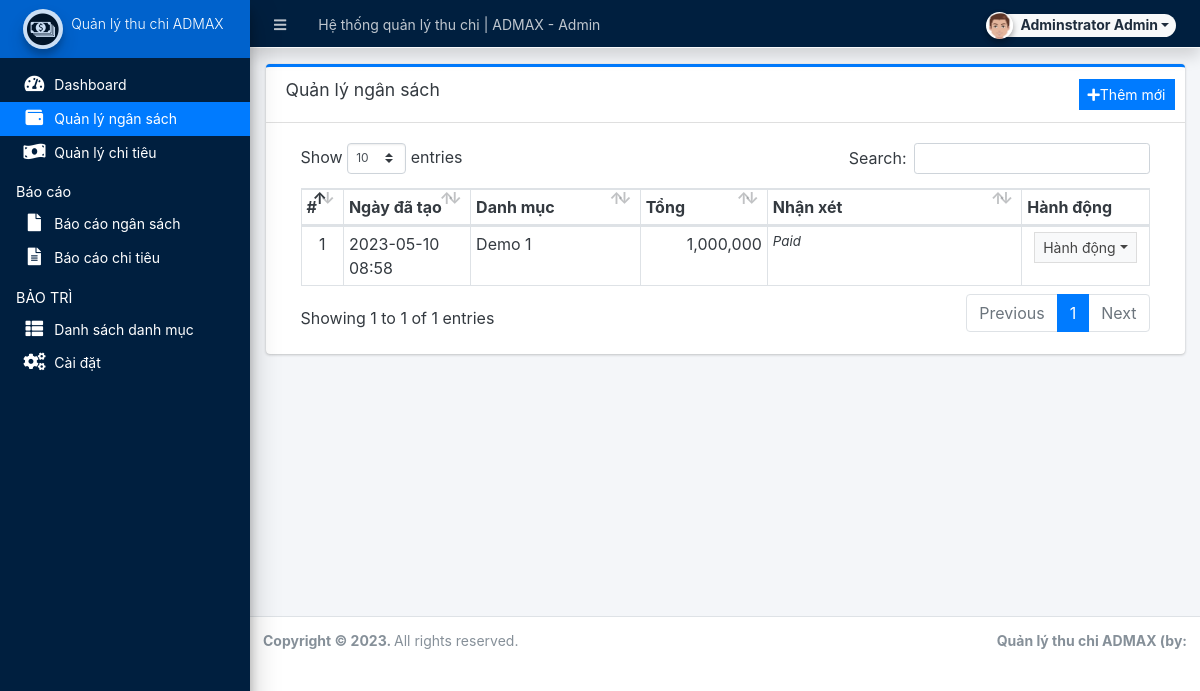
The page /admin/?page=budget (signed in) on the database its author committed.
### tables this page shows
CREATE TABLE `running_balance` (
  `id` int(30) NOT NULL,
  `balance_type` tinyint(1) NOT NULL COMMENT '1=budget, 2=expense',
  `category_id` int(30) NOT NULL,
  `amount` float NOT NULL,
  `remarks` text NOT NULL,
  `user_id` text NOT NULL,
  `date_created` datetime NOT NULL DEFAULT current_timestamp(),
  `date_updated` datetime DEFAULT NULL ON UPDATE current_timestamp()
);

CREATE TABLE `categories` (
  `id` int(30) NOT NULL,
  `category` varchar(250) NOT NULL,
  `description` text DEFAULT NULL,
  `status` tinyint(1) NOT NULL DEFAULT 1,
  `balance` float NOT NULL DEFAULT 0,
  `date_created` datetime NOT NULL DEFAULT current_timestamp(),
  `date_updated` datetime DEFAULT NULL ON UPDATE current_timestamp()
);

### config.php (called while the page is built, shortened)
<?php
require_once('classes/DBConnection.php');
require_once('classes/SystemSettings.php');
function validate_image($file){
	if(!empty($file)){
		if(is_file(base_app.$file)){
			return base_url.$file;
		}else{
			return base_url.'dist/img/no-image-available.png';
		}
	}else{
		return base_url.'dist/img/no-image-available.png';
	}
}
function isMobileDevice(){
    $aMobileUA = array(
        '/iphone/i' => 'iPhone',
        '/ipod/i' => 'iPod',
        '/ipad/i' => 'iPad',
        '/android/i' => 'Android',
        '/blackberry/i' => 'BlackBerry',
        '/webos/i' => 'Mobile'
    );
    return false;
}
?>

### classes/DBConnection.php (called while the page is built, shortened)
<?php
class DBConnection{
    private $host = DB_SERVER;
    private $username = DB_USERNAME;
    private $password = DB_PASSWORD;
    private $database = DB_NAME;
    public $conn;
    public function __construct(){
        if (!isset($this->conn)) {
            $this->conn = new mysqli($this->host, $this->username, $this->password, $this->database);
        }
    }
}
?>

### classes/SystemSettings.php (called while the page is built, shortened)
<?php
class SystemSettings extends DBConnection{
	function userdata($field = ''){
		if(!empty($field)){
			if(isset($_SESSION['userdata'][$field]))
				return $_SESSION['userdata'][$field];
			else
				return null;
		}else{
			return false;
		}
	}
	function info($field=''){
		if(!empty($field)){
			if(isset($_SESSION['system_info'][$field]))
				return $_SESSION['system_info'][$field];
			else
				return false;
		}else{
			return false;
		}
	}
}
$_settings = new SystemSettings();
?>

### admin/budget/index.php (the view, shortened to what this page needs)
<div class="card card-outline card-primary">
	<div class="card-header">
		<h3 class="card-title">Quản lý ngân sách</h3>
		<div class="card-tools">
			<a href="javascript:void(0)" id="manage_budget" class="btn btn-flat btn-sm btn-primary"><span class="fas fa-plus"></span>Thêm mới</a>
		</div>
	</div>
	<div class="card-body">
		<div class="container-fluid">
        <div class="container-fluid">
			<table class="table table-bordered table-stripped">
				<colgroup>
					<col width="5%">
					<col width="15%">
					<col width="20%">
					<col width="15%">
					<col width="30%">
					<col width="15%">
				</colgroup>
				<thead>
					<tr>
						<th>#</th>
						<th>Ngày đã tạo</th>
						<th>Danh mục</th>
						<th>Tổng</th>
						<th>Nhận xét</th>
						<th>Hành động</th>
					</tr>
				</thead>
				<tbody>
					<?php
					$i = 1;
						$qry = $conn->query("SELECT r.*,c.category,c.balance from `running_balance` r inner join `categories` c on r.category_id = c.id where c.status=1 and r.balance_type = 1 order by unix_timestamp(r.date_created) desc");
						while($row = $qry->fetch_assoc()):
							foreach($row as $k=> $v){
								$row[$k] = trim(stripslashes($v));
							}
                            $row['remarks'] = strip_tags(stripslashes(html_entity_decode($row['remarks'])));
					?>
						<tr>
							<td class="text-center"><?php echo $i++; ?></td>
							<td><?php echo date("Y-m-d H:i",strtotime($row['date_created'])) ?></td>
							<td><?php echo $row['category'] ?></td>
							<td ><p class="m-0 text-right"><?php echo number_format($row['amount']) ?></p></td>
							<td ><p class="m-0 truncate"><?php echo ($row['remarks']) ?></p></td>
							<td align="center">
								 <button type="button" class="btn btn-flat btn-default btn-sm dropdown-toggle dropdown-icon" data-toggle="dropdown">
				                  		Hành động
				                  </button>
							</td>
						</tr>
					<?php endwhile; ?>
				</tbody>
			</table>
		</div>
		</div>
	</div>
</div>

### admin/index.php (shortened to what this page needs)
<?php require_once('../config.php'); ?>
 <!DOCTYPE html>
<html lang="en" class="" style="height: auto;">
<?php require_once('inc/header.php') ?>
  <body class="sidebar-mini layout-fixed control-sidebar-slide-open layout-navbar-fixed sidebar-mini-md sidebar-mini-xs" data-new-gr-c-s-check-loaded="14.991.0" data-gr-ext-installed="" style="height: auto;">
    <div class="wrapper">
     <?php require_once('inc/topBarNav.php') ?>
     <?php require_once('inc/navigation.php') ?>
     <?php $page = isset($_GET['page']) ? $_GET['page'] : 'home';  ?>
      <div class="content-wrapper pt-3" style="min-height: 567.854px;">
        <section class="content  text-dark">
          <div class="container-fluid">
            <?php
              if(!file_exists($page.".php") && !is_dir($page)){
                  include '404.html';
              }else{
                if(is_dir($page))
                  include $page.'/index.php';
                else
                  include $page.'.php';
              }
            ?>
          </div>
        </section>
      </div>
      <?php require_once('inc/footer.php') ?>
  </body>
</html>

### admin/inc/header.php (shortened to what this page needs)
<head>
    <link rel="stylesheet" href="<?php echo base_url ?>plugins/fontawesome-free/css/all.min.css">
    <link rel="stylesheet" href="<?php echo base_url ?>plugins/tempusdominus-bootstrap-4/css/tempusdominus-bootstrap-4.min.css">
  <link rel="stylesheet" href="<?php echo base_url ?>plugins/datatables-bs4/css/dataTables.bootstrap4.min.css">
  <link rel="stylesheet" href="<?php echo base_url ?>plugins/datatables-responsive/css/responsive.bootstrap4.min.css">
  <link rel="stylesheet" href="<?php echo base_url ?>plugins/datatables-buttons/css/buttons.bootstrap4.min.css">
  <link rel="stylesheet" href="<?php echo base_url ?>plugins/select2/css/select2.min.css">
  <link rel="stylesheet" href="<?php echo base_url ?>plugins/select2-bootstrap4-theme/select2-bootstrap4.min.css">
    <link rel="stylesheet" href="<?php echo base_url ?>plugins/icheck-bootstrap/icheck-bootstrap.min.css">
    <link rel="stylesheet" href="<?php echo base_url ?>plugins/jqvmap/jqvmap.min.css">
    <link rel="stylesheet" href="<?php echo base_url ?>dist/css/adminlte.css">
    <link rel="stylesheet" href="<?php echo base_url ?>dist/css/custom.css">
    <link rel="stylesheet" href="<?php echo base_url ?>plugins/overlayScrollbars/css/OverlayScrollbars.min.css">
    <link rel="stylesheet" href="<?php echo base_url ?>plugins/daterangepicker/daterangepicker.css">
    <link rel="stylesheet" href="<?php echo base_url ?>plugins/summernote/summernote-bs4.min.css">
  <link rel="stylesheet" href="<?php echo base_url ?>plugins/sweetalert2-theme-bootstrap-4/bootstrap-4.min.css">
  </head>

### admin/inc/topBarNav.php (shortened to what this page needs)
<nav class="main-header navbar navbar-expand navbar-dark bg-navy shadow border border-light border-top-0  border-left-0 border-right-0 text-sm">
  <ul class="navbar-nav">
    <li class="nav-item">
    <a class="nav-link" data-widget="pushmenu" href="#" role="button"><i class="fas fa-bars"></i></a>
    </li>
    <li class="nav-item d-none d-sm-inline-block">
      <a href="<?php echo base_url ?>" class="nav-link"><?php echo (!isMobileDevice()) ? $_settings->info('name'):$_settings->info('short_name'); ?> - Admin</a>
    </li>
  </ul>
  <ul class="navbar-nav ml-auto">
    <li class="nav-item">
      <div class="btn-group nav-link">
            <button type="button" class="btn btn-rounded badge badge-light dropdown-toggle dropdown-icon" data-toggle="dropdown">
              <span><img src="<?php echo validate_image($_settings->userdata('avatar')) ?>" class="img-circle elevation-2 user-img" alt="User Image"></span>
              <span class="ml-3"><?php echo ucwords($_settings->userdata('firstname').' '.$_settings->userdata('lastname')) ?></span>
            </button>
        </div>
    </li>
  </ul>
</nav>

### admin/inc/navigation.php (shortened to what this page needs)
<aside class="main-sidebar sidebar-navy-primary bg-navy elevation-4 sidebar-no-expand">
  <a href="<?php echo base_url ?>admin" class="brand-link bg-primary text-sm">
  <img src="<?php echo validate_image($_settings->info('logo'))?>" alt="Store Logo" class="brand-image img-circle elevation-3 border-1" style="opacity: .8;width: 2.5rem;height: 2.5rem;max-height: unset">
  <span class="brand-text font-weight-light"><?php echo $_settings->info('short_name') ?></span>
  </a>
  <div class="sidebar os-host os-theme-light os-host-overflow os-host-overflow-y os-host-resize-disabled os-host-transition os-host-scrollbar-horizontal-hidden">
    <div class="os-content-glue" style="margin: 0px -8px; width: 249px; height: 646px;"></div>
    <div class="os-padding">
      <div class="os-viewport os-viewport-native-scrollbars-invisible" style="overflow-y: scroll;">
        <div class="os-content" style="padding: 0px 8px; height: 100%; width: 100%;">
          <nav class="mt-4">
             <ul class="nav nav-pills nav-sidebar flex-column text-sm nav-compact nav-flat nav-child-indent nav-collapse-hide-child" data-widget="treeview" role="menu" data-accordion="false">
              <li class="nav-item dropdown">
                <a href="./" class="nav-link nav-home">
                  <i class="nav-icon fas fa-tachometer-alt"></i>
                  <p>
                    Dashboard
                  </p>
                </a>
              </li>
              <li class="nav-item dropdown">
                <a href="<?php echo base_url ?>admin/?page=budget" class="nav-link nav-budget">
                  <i class="nav-icon fas fa-wallet"></i>
                  <p>
                    Quản lý ngân sách
                  </p>
                </a>
              </li>
              <li class="nav-item dropdown">
                <a href="<?php echo base_url ?>admin/?page=expense" class="nav-link nav-expense">
                  <i class="nav-icon fas fa-money-bill-wave"></i>
                  <p>
                    Quản lý chi tiêu
                  </p>
                </a>
              </li>
              <li class="nav-header">Báo cáo</li>
              <li class="nav-item dropdown">
                <a href="<?php echo base_url ?>admin/?page=reports/budget" class="nav-link nav-reports-budget">
                  <i class="nav-icon fas fa-file"></i>
                  <p>
                    Báo cáo ngân sách
                  </p>
                </a>
              </li>
              <li class="nav-item dropdown">
                <a href="<?php echo base_url ?>admin/?page=reports/expense" class="nav-link nav-reports-expense">
                  <i class="nav-icon fas fa-file-alt"></i>
                  <p>
                    Báo cáo chi tiêu
                  </p>
                </a>
              </li>
              <li class="nav-header">BẢO TRÌ</li>
              <li class="nav-item dropdown">
                <a href="<?php echo base_url ?>admin/?page=maintenance/category" class="nav-link nav-maintenance/category">
                  <i class="nav-icon fas fa-th-list"></i>
                  <p>
                    Danh sách danh mục
                  </p>
                </a>
              </li>
              <li class="nav-item dropdown">
                <a href="<?php echo base_url ?>admin/?page=system_info" class="nav-link nav-system_info">
                  <i class="nav-icon fas fa-cogs"></i>
                  <p>
                    Cài đặt
                  </p>
                </a>
              </li>
            </ul>
          </nav>
        </div>
      </div>
    </div>
  </div>
</aside>

### admin/inc/footer.php (shortened to what this page needs)
<footer class="main-footer text-sm">
        <strong>Copyright © <?php echo date('Y') ?>.
        </strong>
        All rights reserved.
        <div class="float-right d-none d-sm-inline-block">
          <b><?php echo $_settings->info('short_name') ?> (by: <a href="#" target="blank"></a></b>
        </div>
      </footer>
    </div>

### admin/inc/topBarNav.php (style rules this page uses)
.user-img { position: absolute; height: 27px; width: 27px; object-fit: cover; left: -7%; top: -12%; }
.btn-rounded { border-radius: 50px; }

### admin/inc/navigation.php (style rules this page uses)
.main-sidebar a { color: white !important; }

### rows shown on the page
running_balance: date_created "2023-05-10 08:58", category.category "Demo 1", amount "1,000,000", remarks "Paid"

### other values the page prints
$_settings->info('name') "Hệ thống quản lý thu chi | ADMAX"
$_settings->userdata('firstname').' '.$_settings->userdata('lastname') "Adminstrator Admin"
$_settings->info('short_name') "Quản lý thu chi ADMAX"
